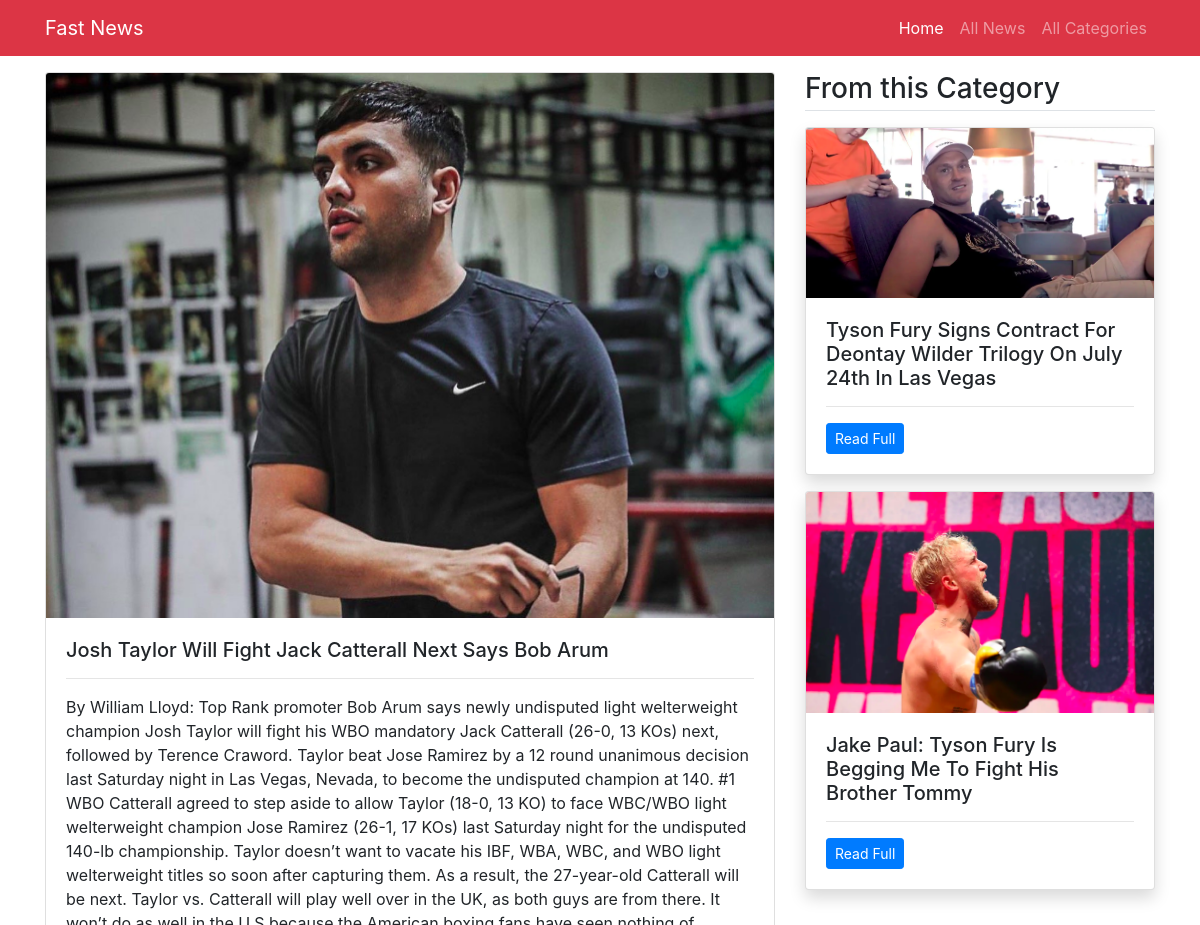
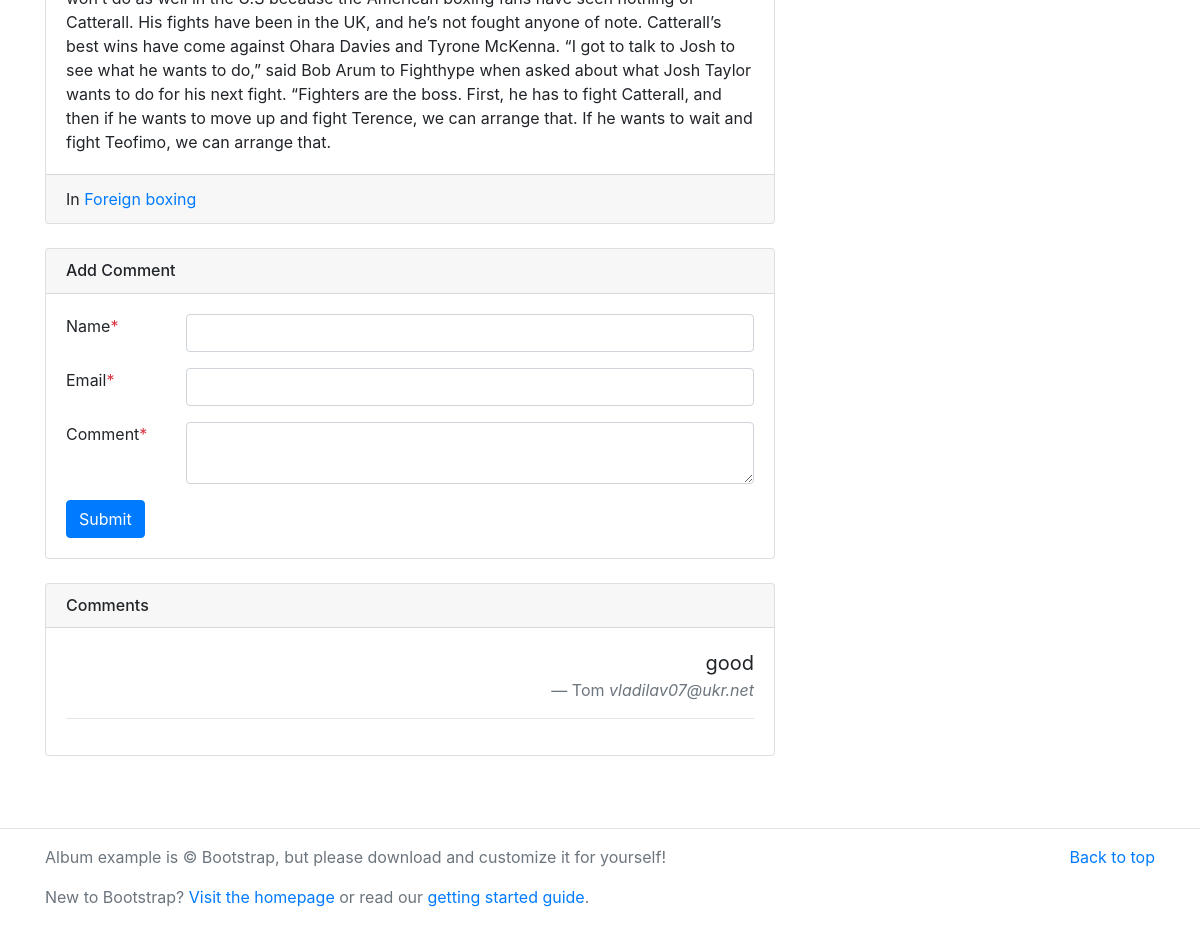
Page /detail/13 on the committed database (2 pictures, top to bottom).
### main/models.py (models this page shows, shortened)
class News(models.Model):
    category=models.ForeignKey(Category,on_delete=models.CASCADE)
    title=models.CharField(max_length=300)
    image=models.ImageField(upload_to='imgs/')
    detail=models.TextField()
    add_time=models.DateTimeField(auto_now_add=True)
    class Meta:
        verbose_name_plural='News'

class Category(models.Model):
    title = models.CharField(max_length=200)
    category_image=models.ImageField(upload_to='imgs/')
    class Meta:
        verbose_name_plural='Categories'

class Comment(models.Model):
    news=models.ForeignKey(News,on_delete=models.CASCADE)
    name=models.CharField(max_length=100)
    email=models.CharField(max_length=200)
    comment=models.TextField()
    status=models.BooleanField(default=False)

### main/views.py (the view, shortened to what this page needs)
# urls.py: path('detail/<int:id>',views.detail,name='detail'),
def detail(request,id):
    news=News.objects.get(pk=id)
    category=Category.objects.get(id=news.category.id)
    rel_news=News.objects.filter(category=category).exclude(id=id)
    comments=Comment.objects.filter(news=news,status=True).order_by('-id')
    return render(request,'detail.html',{
        'news':news,
        'related_news':rel_news,
        'comments':comments
    })

### main/templates/detail.html (shortened to what this page needs)
{% extends 'base.html' %}
{% block content %}
<main class="container mt-3 mb-5">
	<div class="row my-3">
		<div class="col-md-8">
			<div class="card mb-3">
            <img src="/media/{{news.image}}" class="card-img-top" alt="{{first_news.title}}">
			  <div class="card-body">
			    <h5 class="card-title">{{news.title}}</h5>
			    <hr/>
			    <p class="card-text">{{news.detail}}</p>
			  </div>
			  <div class="card-footer">
			  	In <a href="/category/{{news.category.id}}">{{news.category.title}}</a>
			  </div>
			</div>
			<div class="card my-4">
				<h6 class="card-header">Add Comment</h6>
				<div class="card-body">
					<form method="post" action="/detail/{{news.id}}">
						<div class="form-group row">
							<label class="col-md-2">Name<span class="text-danger">*</span></label>
							<div class="col-md-10">
								<input type="text" name="name" required class="form-control" />
							</div>
						</div>
						<div class="form-group row">
							<label class="col-md-2">Email<span class="text-danger">*</span></label>
							<div class="col-md-10">
								<input type="temailext" name="email" required class="form-control" />
							</div>
						</div>
						<div class="form-group row">
							<label class="col-md-2">Comment<span class="text-danger">*</span></label>
							<div class="col-md-10">
								<textarea class="form-control" name="message" required></textarea>
							</div>
						</div>
						<input type="submit" class="btn btn-primary" />
					</form>
				</div>
			</div>
			<div class="card my-4">
				<h6 class="card-header">Comments</h6>
				<div class="card-body">
					{% for comment in comments %}
					<blockquote class="blockquote text-right">
					  <p class="mb-0">{{comment.comment}}</p>
					  <footer class="blockquote-footer">{{comment.name}} <cite title="Source Title">{{comment.email}}</cite></footer>
					</blockquote>
					<hr/>
					{% endfor %}
				</div>
			</div>
		</div>
		<div class="col-md-4">
			<h3 class="mb-3 border-bottom pb-1">From this Category</h3>
			{% for news in related_news %}
			<div class="card mb-3 shadow">
                <img src="/media/{{news.image}}" class="card-img-top" alt="{{news.title}}">
			  <div class="card-body">
			    <h5 class="card-title">{{news.title}}</h5>
			    <hr/>
			    <p class="card-text"><a href="/detail/{{news.id}}" class="btn btn-sm btn-primary">Read Full</a></p>
			  </div>
			</div>
			{% endfor %}
		</div>
	</div>
</main>
{% endblock %}

### rows in the picture
News: image (picture), title "Josh Taylor Will Fight Jack Catterall Next Says Bob Arum", detail "By William Lloyd: Top Rank promoter Bob Arum says newly undisputed light welterweight champion Josh Taylor will fight his WBO mandatory Jack Catterall (26-0, 13 KOs) next, followed by Terence Craword. Taylor beat Jose Ramirez by a 12 round unanimous decision last Saturday night in Las Vegas, Nevada, to become the undisputed champion at 140. #1 WBO Catterall agreed to step aside to allow Taylor (18-0, 13 KO) to face WBC/WBO light welterweight champion Jose Ramirez (26-1, 17 KOs) last Saturday night for the undisputed 140-lb championship. Taylor doesn’t want to vacate his IBF, WBA, WBC, and WBO light welterweight titles so soon after capturing them. As a result, the 27-year-old Catterall will…", category "Foreign boxing"
Comment: comment "good", name "Tom", email "vladilav07@ukr.net"
News: image (picture), title "Tyson Fury Signs Contract For Deontay Wilder Trilogy On July 24th In Las Vegas"
News: image (picture), title "Jake Paul: Tyson Fury Is Begging Me To Fight His Brother Tommy"
